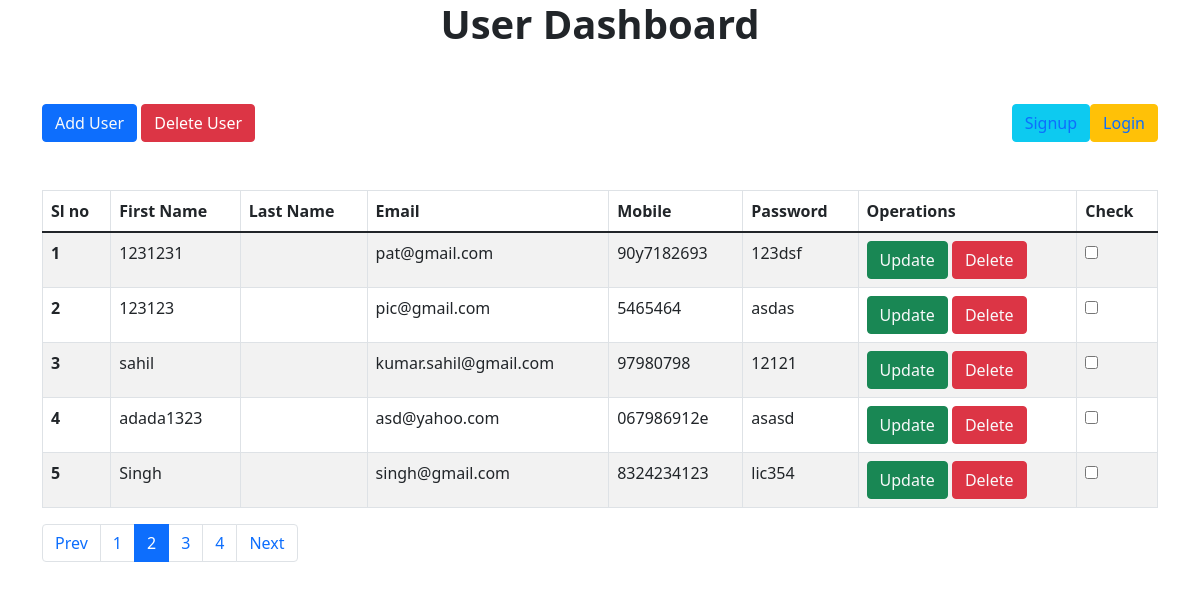
The app's page /index.php?page=2 with its own data.
### tables this page shows
CREATE TABLE `crud` (
  `id` int NOT NULL,
  `firstName` varchar(100) NOT NULL,
  `lastName` varchar(100) NOT NULL,
  `email` varchar(100) NOT NULL,
  `mobile` varchar(20) NOT NULL,
  `password` varchar(255) NOT NULL,
  `visible` tinyint NOT NULL
);

### index.php (the view, shortened to what this page needs)
<?php
include 'connect.php';
?>
<!DOCTYPE html>
<html lang="en">
<head>
    <link href="https://cdn.jsdelivr.net/npm/bootstrap@5.1.3/dist/css/bootstrap.min.css" rel="stylesheet"
>
</head>
<body>
<div class="container">
    <h1><center><b>User Dashboard</b></center></h1>
    <button class="btn btn-primary my-5"><a href="user.php" class="text-light removeLink">Add User</a>
    </button>
    <button type="submit" form="my-form" name="delete_all" id="delete_all" class="btn btn-danger my-5">
        Delete User
    </button>
    <button type="submit" name="login" id="login" class="btn btn-warning my-5 float-end">
        <a href="login-user.php" class="removeLink">Login</a>
    </button>
    <button type="submit" name="login" id="signup" class="btn btn-info my-5 float-end mr-2">
        <a href="signup-user.php" class="removeLink">Signup</a>
    </button>
    <table class="table table-bordered table-striped table-responsive">
        <thead>
            <tr>
            <th scope="col">Sl no</th>
            <th scope="col">First Name</th>
            <th scope="col">Last Name</th>
            <th scope="col">Email</th>
            <th scope="col">Mobile</th>
            <th scope="col">Password</th>
            <th scope="col">Operations</th>
            <th scope="col">Check</th>
            </tr>
        </thead>
        <form action="delete.php" id="my-form" method="post">
        <tbody>
        <?php
        $limit = 5;
        if (isset($_GET['page'])) {
            $page = $_GET['page'];
        } else {
            $page = 1;
        }
        $offset = ($page - 1) * $limit;
        $sql = "select * from `crud` LIMIT {$offset}, {$limit}";
        $result = mysqli_query ($con, $sql);
        if ($result) {
            $i = 1;
            while ($row = mysqli_fetch_assoc($result)) {
                $id = $row['id'];
                $firstName = $row['firstName'];
                $lastName = $row['lastName'];
                $email = $row['email'];
                $mobile = $row['mobile'];
                $password = $row['password'];
                echo '<tr>
                <th scope="row">' . $i++ . '</th>
                <td>' . $firstName . '</td>
                <td>' . $lastName . '</td>
                <td>' . $email . '</td>
                <td>' . $mobile . '</td>
                <td>' . $password . '</td>
                <td>
                    <button class="btn btn-success">
                    <a href="update.php?updateid=' . $id . '" class="text-light removeLink">Update</a>
                    </button>
                    <button class="btn btn-danger">
                    <a href="delete.php?deleteid=' . $id . '" class="text-light removeLink">Delete</a>
                    </button>
                </td>
                <td>
                    <input type="checkbox" name="check_list[]" class="delete_checkbox" value="'.$row["id"].'" />
                </td>
                </tr>';
            }
        }
        ?>
        </tbody>
    </table>
    <?php
    $sql1 = "SELECT * FROM crudoperations.crud";
    $result1 = mysqli_query($con, $sql1) or die("Query Failed.");
    if (mysqli_num_rows($result1) > 0) {
        $total_records = mysqli_num_rows($result1);
        $total_page = ceil($total_records / $limit);
        echo '<ul class="pagination">';
        if ($page > 1) {
            echo '<li class="page-item"><a href="index.php?page='.($page - 1).'" class="page-link">Prev</a></li>';
        }
        for ($i=1; $i < $total_page; $i++) {
            if ($i == $page) {
                $active = "active";
            } else {
                $active = "";
            }
            echo '<li class="'.$active.' page-item"><a href="index.php?page='.$i.'" class="page-link">'.$i.'</a></li>';
        }
        if ($total_page > $page) {
            echo '<li class="page-item"><a href="index.php?page='.($page + 1).'" class="page-link">Next</a></li>';
        }
        echo '</ul>';
    }
    ?>
</div>
</body>
</html>

### index.php (style rules this page uses)
.removeLink { text-decoration: none; }

### records on screen
crud: firstName "1231231", email "pat@gmail.com", mobile "90y7182693", password "123dsf"
crud: firstName "123123", email "pic@gmail.com", mobile "5465464", password "asdas"
crud: firstName "sahil", email "kumar.sahil@gmail.com", mobile "97980798", password "12121"
crud: firstName "adada1323", email "asd@yahoo.com", mobile "067986912e", password "asasd"
crud: firstName "Singh", email "singh@gmail.com", mobile "8324234123", password "lic354"
